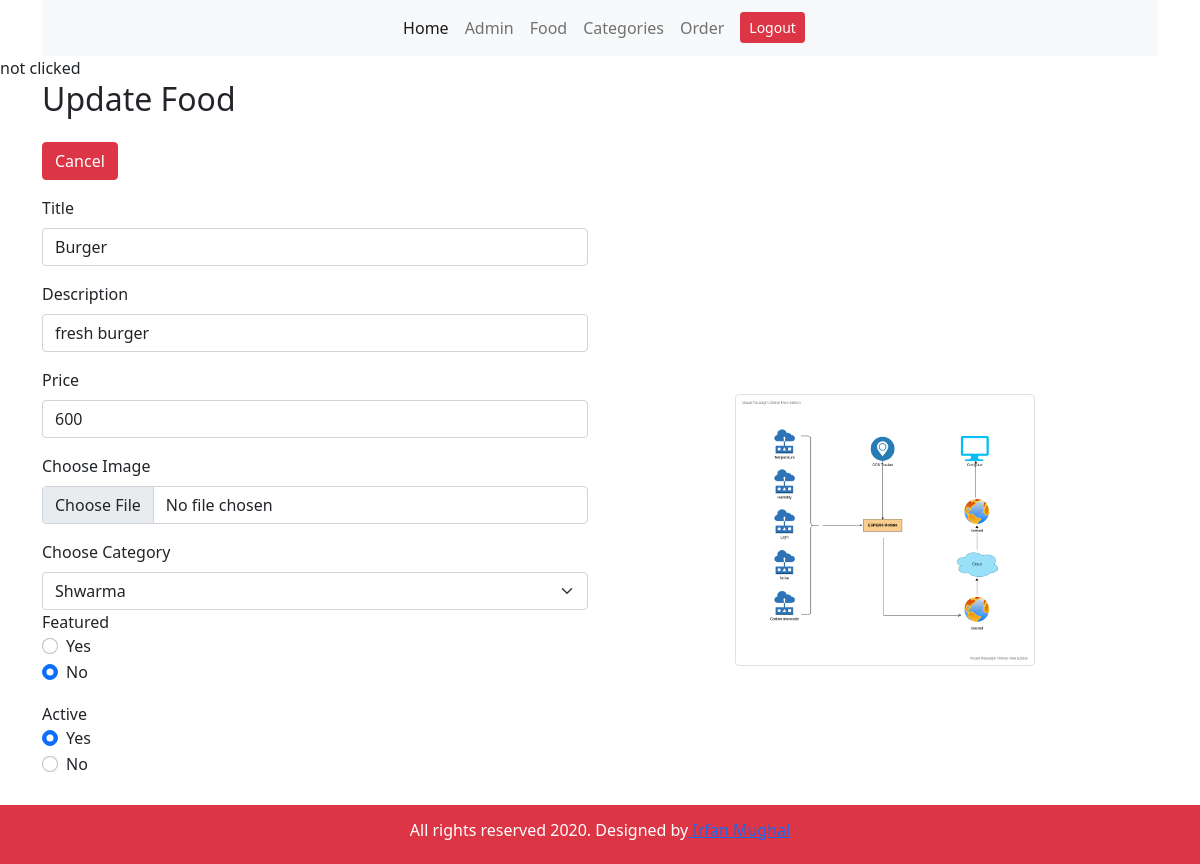
/admin/update-food.php?updateId=9, run on the app's committed database.
### tables this page shows
CREATE TABLE `tbl_food` (
  `id` int NOT NULL,
  `title` varchar(150) NOT NULL,
  `description` varchar(255) NOT NULL,
  `price` decimal(10,0) NOT NULL,
  `img_name` varchar(255) NOT NULL,
  `cat_id` int NOT NULL,
  `featured` varchar(10) NOT NULL,
  `active` varchar(10) NOT NULL
);

### admin/update-food.php (the view, shortened to what this page needs)
<?php
include('parts/header.php');
$id = $_GET['updateId'];
$sql = "select * from `tbl_food` where id = $id";
$result = mysqli_query($conn, $sql);
$row = mysqli_fetch_assoc($result);
$t = $row['title'];
$d = $row['description'];
$p = $row['price'];
$img = $row['img_name'];
$f = $row['featured'];
$a = $row['active'];
if (isset($_POST['submit'])){
    $new_t = $row['title'];
    $new_d = $row['description'];
    $new_p = $row['price'];
    $new_c = $row['cat_id'];
if (isset($_POST['featured'])){
  $new_f= $_POST['featured'];
}else {
  $new_f = "No";
}
if (isset($_POST['active'])){
  $new_a = $_POST['active'];
}else {
  $new_a = "No";
}
$img_name = $_FILES['image']['name'];
$src_path = $_FILES['image']['tmp_name'];
$dest_path = "../images/food/".$img_name;
if (move_uploaded_file($src_path,$dest_path)){
$sql = "update `tbl_food` set id = '$id', title = '$new_t',description = '$new_d',price = '$new_p',img_name = '$img_name',cat_id = '$new_c',featured = '$new_f',active = '$new_a' where id = '$id'";
$result = mysqli_query($conn,$sql);
echo $sql;
if ($result){
    $_SESSION['admin-msg']= "<div class='alert alert-success alert-dismissible fade show' role='alert'>
    <strong>Congratulations!</strong> Food Updated successfully.
    <button type='button' class='btn-close' data-bs-dismiss='alert' aria-label='Close'></button>
  </div>
  ";
  echo $_SESSION['admin-msg'];
}
else{
    $_SESSION['admin-msg']= "<div class='alert alert-danger alert-dismissible fade show' role='alert'>
    <strong>Error!</strong> Food Updation problem.Try again later....
    <button type='button' class='btn-close' data-bs-dismiss='alert' aria-label='Close'></button>
  </div>
  ";
  echo $conn->error;
  echo $_SESSION['admin-msg'];
 }
}else {echo 'img issu';}
}
else {echo 'not clicked';}
?>
<div class="container">
<div class="row">
        <div class="col-12">
            <h2>Update Food</h2>
        </div>
        <div class="col-12 my-3">
            <a href="manage-food.php" class="btn btn-danger">Cancel</a>
        </div>
    </div>
    <div class="row d-flex justify-ceontent-center">
        <div class="col-md-6 col-11">
        <form method="post" enctype="multipart/form-data">
<div class="mb-3">
  <label for="name" class="form-label">Title </label>
  <input type="text" class="form-control"  value="<?php echo $t;?>"  name="title">
</div>
<div class="mb-3">
  <label for="name" class="form-label">Description </label>
  <input type="text" class="form-control"  value="<?php echo $d;?>"  name="desc">
</div>
<div class="mb-3">
  <label for="name" class="form-label">Price </label>
  <input type="number" class="form-control"  value="<?php echo $p;?>"  name="price">
</div>
<div class="mb-3">
<label for="image" class="form-label">Choose Image</label>
<input class="form-control" type="file"  name="image" >
</div>
<label for="Cat_id" class="form-label">Choose Category</label>
<select class="form-select" name="cat_id">
    <?php
    $sql = "select * from `tbl_category` where active='Yes'";
    $result = mysqli_query($conn,$sql);
    $n = mysqli_num_rows($result);
    if ($n<=0){
        echo '<option value="0">No category Active</option>';
    }
    else{
    while ($row = mysqli_fetch_assoc($result)){
        $id = $row['id'];
        $title = $row['title'];
        ?>
      <option value="<?php echo $id?>"><?php echo $title?></option>
        <?php
    }}
    ?>
</select>
  <label for="Featured"> Featured</label>
<div class="form-check">
<?php if ($f=='Yes'){
    echo '<input class="form-check-input" type="radio" value="Yes" name="featured" id="featured" checked>';
  }else echo'<input class="form-check-input" type="radio" value="No" name="featured" id="featured" >';?>
<label class="form-check-label" for="featured">Yes</label>
</div>
<div class="form-check">
<?php if ($f=='No'){
    echo '<input class="form-check-input" type="radio" value="No" name="featured" id="featured" checked>';
  } else echo'<input class="form-check-input" type="radio" value="No" name="featured" id="featured" >';?>
<label class="form-check-label mb-3" for="featured">No</label>
</div>
<label for="active"> Active</label>
<div class="form-check">
<?php if ($a=='Yes'){
    echo '<input class="form-check-input" type="radio" value="Yes" name="active" id="active" checked>';
  }else echo'<input class="form-check-input" type="radio" value="Yes" name="active" id="active" >';?>
<label class="form-check-label" for="active">Yes</label>
</div>
<div class="form-check">
<?php if ($a=='No'){
    echo '<input class="form-check-input" type="radio" value="No" name="active" id="active" checked>';
  } else echo'<input class="form-check-input" type="radio" value="No" name="active" id="active" >';?>
<label class="form-check-label mb-3" for="active">No</label>
</div>
<button type="submit" class="btn btn-primary my-3" name="submit">Submit</button>
</form>
        </div>
        <div class="col-md-6 d-flex justify-content-center align-items-center">
          <img src="../images/food/<?php echo $img?>" style='max-height:300px;max-width:300px;' class="img-thumbnail" alt="no figure">
        </div>
    </div>
</div>
<?php include('parts/footer.php')?>

### data on the page
tbl_food: title "Burger", desc "fresh burger", price "600", img_name (picture)

### other printed values
form field cat_id "Shwarma"
